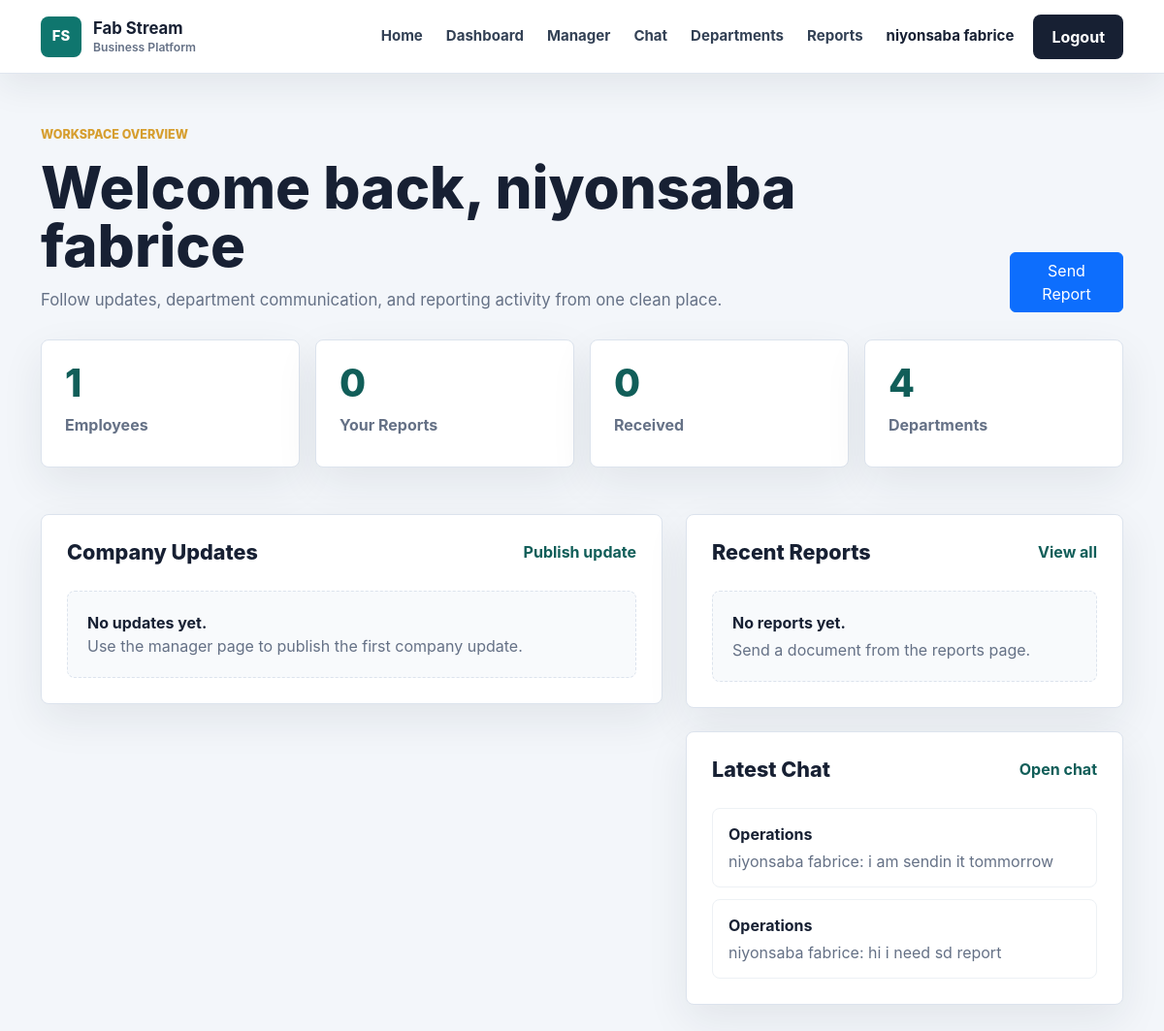
Page /dashboard (signed in) on the earlier database version.
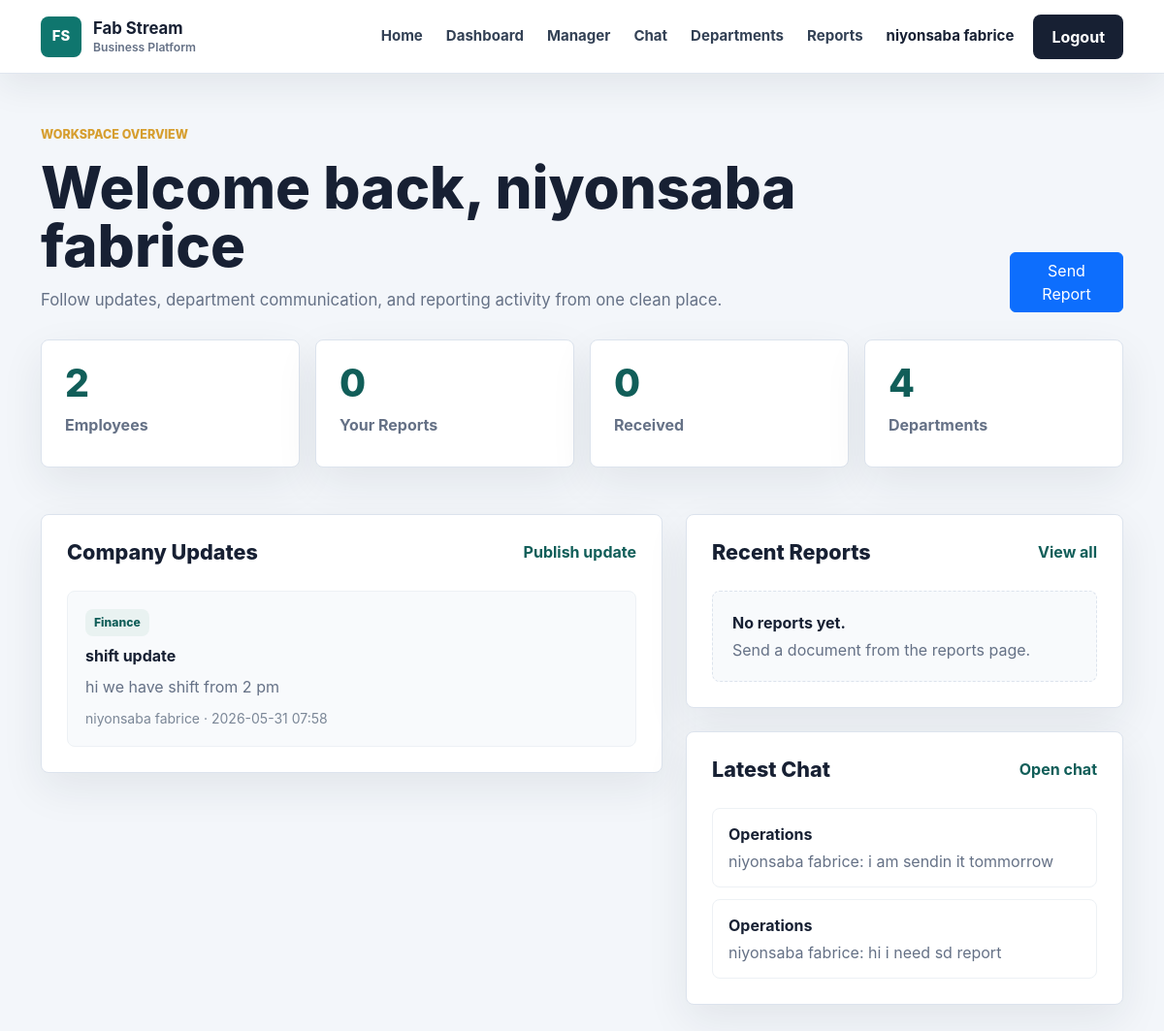
Same page on the later database version.
### app/models.py (models this page shows, shortened)
class User(db.Model, UserMixin):
    id = db.Column(db.Integer, primary_key=True)
    username = db.Column(db.String(100), unique=True, nullable=False)
    email = db.Column(db.String(120), unique=True, nullable=False)
    password = db.Column(db.String(200), nullable=False)
    role = db.Column(db.String(20), default='employee')
    full_name = db.Column(db.String(120), nullable=True)
    employee_number = db.Column(db.String(40), unique=True, nullable=True)
    phone = db.Column(db.String(40), nullable=True)
    department = db.Column(db.String(80), nullable=True)
    position = db.Column(db.String(100), nullable=True)
    hire_date = db.Column(db.String(20), nullable=True)

class ChatMessage(db.Model):
    id = db.Column(db.Integer, primary_key=True)
    department = db.Column(db.String(80), default='General')
    body = db.Column(db.Text, nullable=False)
    created_at = db.Column(db.DateTime, default=datetime.utcnow)
    user_id = db.Column(db.Integer, db.ForeignKey('user.id'), nullable=False)
    user = db.relationship('User', backref='chat_messages')

class CompanyUpdate(db.Model):
    id = db.Column(db.Integer, primary_key=True)
    title = db.Column(db.String(150), nullable=False)
    body = db.Column(db.Text, nullable=False)
    department = db.Column(db.String(80), default='Company-wide')
    created_at = db.Column(db.DateTime, default=datetime.utcnow)
    author_id = db.Column(db.Integer, db.ForeignKey('user.id'), nullable=False)
    author = db.relationship('User', backref='company_updates')

### app/routes.py (the view)
@routes.route('/dashboard')
@login_required
def dashboard():
    visible_reports = ReportDocument.query.filter(
        (ReportDocument.sender_id == current_user.id) |
        (ReportDocument.recipient_id == current_user.id)
    )
    stats = {
        'employees': User.query.count(),
        'reports': visible_reports.count(),
        'received': ReportDocument.query.filter_by(recipient_id=current_user.id).count(),
        'departments': len(DEPARTMENTS)
    }
    updates = CompanyUpdate.query.order_by(CompanyUpdate.created_at.desc()).limit(5).all()
    reports = visible_reports.order_by(ReportDocument.created_at.desc()).limit(5).all()
    messages = ChatMessage.query.order_by(ChatMessage.created_at.desc()).limit(4).all()
    return render_template('dashboard.html', stats=stats, updates=updates, reports=reports, messages=messages)

### app/__init__.py (called while the page is built)
def create_app():
    app = Flask(__name__)
    app.config.from_object(Config)
    app.config['UPLOAD_FOLDER'] = os.path.join(app.instance_path, app.config['UPLOAD_FOLDER'])
    os.makedirs(app.config['UPLOAD_FOLDER'], exist_ok=True)
    db.init_app(app)
    bcrypt.init_app(app)
    login_manager.init_app(app)
    socketio.init_app(app)
    from app.models import User
    @login_manager.user_loader
    def load_user(user_id):
        return User.query.get(int(user_id))
    from app.routes import routes
    app.register_blueprint(routes)
    with app.app_context():
        db.create_all()
        ensure_user_profile_columns()
    return app

### app/templates/dashboard.html (shortened to what this page needs)
{% extends 'base.html' %}
{% block content %}
<section class="app-page">
    <div class="container">
        <div class="app-header">
            <div>
                <p class="section-kicker">Workspace overview</p>
                <h1>Welcome back, {{ current_user.username }}</h1>
                <p>Follow updates, department communication, and reporting activity from one clean place.</p>
            </div>
            <a href="{{ url_for('routes.reports') }}" class="btn btn-primary">Send Report</a>
        </div>
        <div class="stat-grid">
            <div class="stat-card">
                <span>{{ stats.employees }}</span>
                <strong>Employees</strong>
            </div>
            <div class="stat-card">
                <span>{{ stats.reports }}</span>
                <strong>Your Reports</strong>
            </div>
            <div class="stat-card">
                <span>{{ stats.received }}</span>
                <strong>Received</strong>
            </div>
            <div class="stat-card">
                <span>{{ stats.departments }}</span>
                <strong>Departments</strong>
            </div>
        </div>
        <div class="row g-4 mt-1">
            <div class="col-lg-7">
                <div class="work-panel">
                    <div class="panel-title">
                        <h2>Company Updates</h2>
                        <a href="{{ url_for('routes.manager_dashboard') }}">Publish update</a>
                    </div>
                    <div class="activity-list">
                        {% for update in updates %}
                            <article class="activity-item">
                                <span>{{ update.department }}</span>
                                <strong>{{ update.title }}</strong>
                                <p>{{ update.body }}</p>
                                <small>{{ update.author.username }} · {{ update.created_at.strftime('%Y-%m-%d %H:%M') }}</small>
                            </article>
                        {% else %}
                            <div class="empty-state">
                                <strong>No updates yet.</strong>
                                <span>Use the manager page to publish the first company update.</span>
                            </div>
                        {% endfor %}
                    </div>
                </div>
            </div>
            <div class="col-lg-5">
                <div class="work-panel">
                    <div class="panel-title">
                        <h2>Recent Reports</h2>
                        <a href="{{ url_for('routes.reports') }}">View all</a>
                    </div>
                    <div class="compact-list">
                        {% for report in reports %}
                            <a href="{{ url_for('routes.download_report', report_id=report.id) }}">
                                <strong>{{ report.title }}</strong>
                                <span>{{ report.sender.username if report.sender else 'System' }} to {{ report.recipient.username }}</span>
                            </a>
                        {% else %}
                            <div class="empty-state">
                                <strong>No reports yet.</strong>
                                <span>Send a document from the reports page.</span>
                            </div>
                        {% endfor %}
                    </div>
                </div>
                <div class="work-panel mt-4">
                    <div class="panel-title">
                        <h2>Latest Chat</h2>
                        <a href="{{ url_for('routes.chat') }}">Open chat</a>
                    </div>
                    <div class="compact-list">
                        {% for message in messages %}
                            <a href="{{ url_for('routes.chat', department=message.department) }}">
                                <strong>{{ message.department }}</strong>
                                <span>{{ message.user.username }}: {{ message.body }}</span>
                            </a>
                        {% else %}
                            <div class="empty-state">
                                <strong>No chat messages.</strong>
                                <span>Start a department conversation.</span>
                            </div>
                        {% endfor %}
                    </div>
                </div>
            </div>
        </div>
    </div>
</section>
{% endblock %}

### app/templates/base.html (shortened to what this page needs)
<!DOCTYPE html>
<html lang="en">
<head>
    <link href="https://cdn.jsdelivr.net/npm/bootstrap@5.3.0/dist/css/bootstrap.min.css" rel="stylesheet">
    <link rel="stylesheet" href="{{ url_for('static', filename='css/style.css') }}">
</head>
<body>
<nav class="navbar navbar-expand-lg site-navbar sticky-top">
    <div class="container">
        <a class="navbar-brand brand-mark" href="{{ url_for('routes.home') }}">
            <span class="brand-icon">FS</span>
            <span>
                <strong>Fab Stream</strong>
                <small>Business Platform</small>
            </span>
        </a>
        <div class="collapse navbar-collapse" id="navbarNav">
            <ul class="navbar-nav ms-auto align-items-lg-center">
                <li class="nav-item">
                    <a class="nav-link" href="{{ url_for('routes.home') }}">Home</a>
                </li>
                <li class="nav-item">
                    <a class="nav-link" href="{{ url_for('routes.dashboard') }}">Dashboard</a>
                </li>
                <li class="nav-item">
                    <a class="nav-link" href="{{ url_for('routes.manager_dashboard') }}">Manager</a>
                </li>
                <li class="nav-item">
                    <a class="nav-link" href="{{ url_for('routes.chat') }}">Chat</a>
                </li>
                <li class="nav-item">
                    <a class="nav-link" href="{{ url_for('routes.departments') }}">Departments</a>
                </li>
                <li class="nav-item">
                    <a class="nav-link" href="{{ url_for('routes.reports') }}">Reports</a>
                </li>
                {% if current_user.is_authenticated %}
                    <li class="nav-item">
                        <span class="nav-link nav-user">{{ current_user.username }}</span>
                    </li>
                    <li class="nav-item">
                        <a class="btn nav-cta ms-lg-2" href="{{ url_for('routes.logout') }}">
                            Logout
                        </a>
                    </li>
                {% endif %}
            </ul>
        </div>
    </div>
</nav>
<main>
    {% block content %}{% endblock %}
</main>
</body>
</html>

### app/static/css/style.css (style rules this page uses)
:root { --ink: #172033; --muted: #657186; --line: #dce3ed; --surface: #ffffff; --soft: #f3f6fa; --brand: #0f766e; --brand-dark: #115e59; --accent: #d69e2e; }
* { box-sizing: border-box; }
body { margin: 0; background: var(--soft); color: var(--ink); font-family: Inter, "Segoe UI", Arial, sans-serif; }
a { text-decoration: none; }
.site-navbar { min-height: 76px; border-bottom: 1px solid rgba(220, 227, 237, 0.88); background: rgba(255, 255, 255, 0.96); box-shadow: 0 12px 36px rgba(23, 32, 51, 0.08); backdrop-filter: blur(18px); }
.brand-mark { display: inline-flex; align-items: center; gap: 12px; color: var(--ink); }
.brand-icon { display: inline-grid; width: 42px; height: 42px; place-items: center; border-radius: 8px; background: var(--brand); color: #ffffff; font-size: 0.92rem; font-weight: 800; }
.brand-mark strong, .brand-mark small { display: block; line-height: 1.1; }
.brand-mark strong { font-size: 1.05rem; letter-spacing: 0; }
.brand-mark small { margin-top: 3px; color: var(--muted); font-size: 0.76rem; font-weight: 600; }
.site-navbar .nav-link { margin: 0 4px; border-radius: 8px; color: #334155; font-size: 0.94rem; font-weight: 650; padding: 10px 12px; transition: background 180ms ease, color 180ms ease; }
.nav-user { color: var(--ink) !important; cursor: default; }
.nav-cta { border-radius: 8px; background: var(--ink); color: #ffffff; font-weight: 750; padding: 10px 18px; }
.hero-kicker, .section-kicker { margin-bottom: 14px; color: var(--accent); font-size: 0.78rem; font-weight: 800; letter-spacing: 0; text-transform: uppercase; }
.empty-state { border: 1px dashed var(--line); border-radius: 8px; background: #f8fafc; color: var(--muted); padding: 20px; }
.empty-state strong, .empty-state span { display: block; }
.empty-state strong { color: var(--ink); }
.app-page { padding: 54px 0 88px; }
.app-header { display: flex; align-items: end; justify-content: space-between; gap: 24px; margin-bottom: 28px; }
.app-header h1 { margin: 0; color: var(--ink); font-size: clamp(2rem, 5vw, 3.8rem); font-weight: 850; line-height: 1; }
.app-header p:not(.section-kicker) { max-width: 720px; margin: 14px 0 0; color: var(--muted); font-size: 1.05rem; }
.stat-grid { display: grid; grid-template-columns: repeat(4, minmax(0, 1fr)); gap: 16px; margin-bottom: 24px; }
.stat-card, .work-panel, .department-card, .chat-panel { border: 1px solid var(--line); border-radius: 8px; background: #ffffff; box-shadow: 0 16px 44px rgba(23, 32, 51, 0.08); }
.stat-card { min-height: 132px; padding: 24px; }
.stat-card span, .stat-card strong { display: block; }
.stat-card span { color: var(--brand-dark); font-size: 2.45rem; font-weight: 850; line-height: 1; }
.stat-card strong { margin-top: 12px; color: var(--muted); }
.work-panel, .chat-panel { padding: 26px; }
.work-panel h2, .chat-panel h2 { margin: 0 0 8px; color: var(--ink); font-size: 1.35rem; font-weight: 820; }
.panel-title, .chat-heading { display: flex; align-items: start; justify-content: space-between; gap: 18px; margin-bottom: 18px; }
.panel-title a { color: var(--brand-dark); font-weight: 750; }
.activity-list, .compact-list { display: grid; gap: 12px; }
.activity-item { border: 1px solid #edf1f5; border-radius: 8px; background: #f8fafc; padding: 18px; }
.activity-item span { display: inline-block; margin-bottom: 8px; border-radius: 8px; background: #e9f2f1; color: var(--brand-dark); font-size: 0.76rem; font-weight: 800; padding: 5px 9px; }
.activity-item strong, .activity-item small { display: block; }
.activity-item p { margin: 8px 0; color: var(--muted); line-height: 1.6; }
.activity-item small { color: #7b8797; }
.compact-list a { display: block; border: 1px solid #edf1f5; border-radius: 8px; color: var(--ink); padding: 14px 16px; transition: border-color 180ms ease, background 180ms ease; }
.compact-list strong, .compact-list span { display: block; }
.compact-list span { margin-top: 4px; color: var(--muted); white-space: nowrap; overflow: hidden; text-overflow: ellipsis; }

Differences in the rows shown:
added CompanyUpdate: department "Finance", title "shift update", body "hi we have shift from 2 pm", author.username "niyonsaba fabrice", created_at "2026-05-31 07:58"
Other differences:
{{ stats.employees }}: "1" → "2"
text no longer shown: "No updates yet. Use the manager page to publish the first company update."
